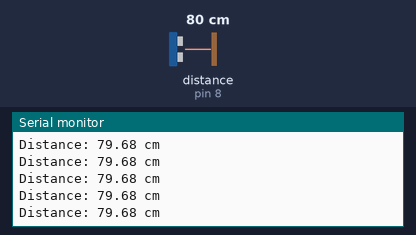
A sketch run on a simulated Arduino Uno, built with avr-gcc and run on an emulated ATmega328P. Shown: the last lines printed to the serial monitor. Wiring (inferred from the names in the program): ultrasonic range finder: trigger pin 9; echo pin 8. Inputs (shaded band) come from the test bench; at power-on: distance to the obstacle (sensor on pin 8) 80 cm. The echo pulse lasts 58.3 µs per cm.

Above: at 1.2 s.
1.3 s: distance to the obstacle (sensor on pin 8) set to 120 cm
At 1.49 s:
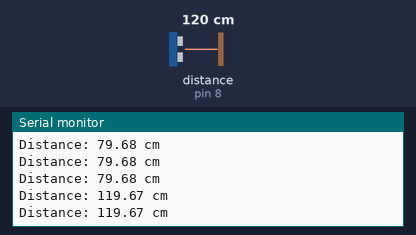
4.3 s: distance to the obstacle (sensor on pin 8) set to 35 cm
At 4.3 s:
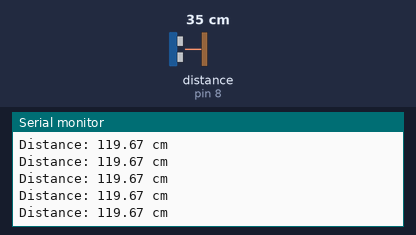
7.3 s: distance to the obstacle (sensor on pin 8) set to 250 cm
At 7.4 s:
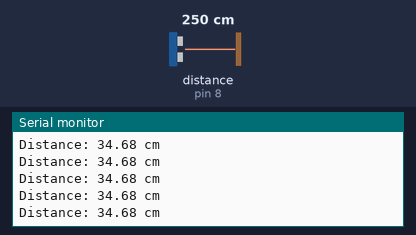
10.3 s: distance to the obstacle (sensor on pin 8) set to 35 cm
At 10.4 s:
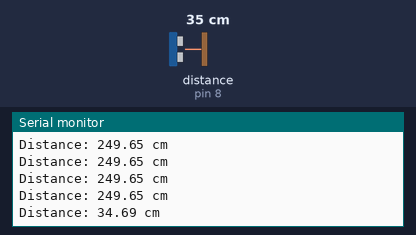
Timing chart, 0 to 13.3 s (numbered marks = the images above; inputs shaded):
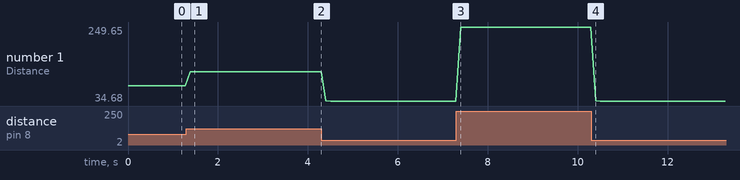

The sketch:

ultra_sensor.ino
```cpp
int trig = 9;
int echo = 8;
float distance = 0;

void setup() {
  Serial.begin(9600);

  pinMode(trig, OUTPUT);
  pinMode(echo, INPUT);
}

void loop() {

  // ------------------- Trigger the HC-SR04 Sensor -------------------
  // The ultrasonic sensor does NOT measure distance continuously.
  // We must send a trigger pulse to tell it to start a measurement.
  //
  // Step 1: Keep the TRIG pin LOW for 2 microseconds.
  // This stabilizes the sensor and ensures any previous trigger signal
  // has completely ended before starting a new measurement.
  digitalWrite(trig, LOW);
  delayMicroseconds(2);

  // Step 2: Make the TRIG pin HIGH for 10 microseconds.
  // A HIGH pulse of at least 10 µs tells the HC-SR04 to:
  //   1. Transmit 8 ultrasonic sound waves (40 kHz)
  //   2. Wait for those waves to bounce back from an object
  digitalWrite(trig, HIGH);
  delayMicroseconds(10);

  // Step 3: Bring the TRIG pin LOW again.
  // The trigger pulse is complete, and the sensor now starts
  // listening for the reflected ultrasonic wave.
  digitalWrite(trig, LOW);

  // Measure how long the ECHO pin stays HIGH.
  // The ECHO pin becomes HIGH when the sound is transmitted
  // and goes LOW after the reflected sound is received.
  // Therefore, 't' is the total travel time of the sound wave.
  long t = pulseIn(echo, HIGH);

  // Calculate the distance.
  // Speed of sound = 0.0343 cm per microsecond.
  //
  // Distance traveled by sound = Speed × Time
  //
  // Since the sound travels:
  //   Sensor ---> Object ---> Sensor
  //
  // the measured time represents a ROUND TRIP.
  // Therefore, divide by 2 to obtain the one-way distance.
  distance = (0.0343 * t) / 2;

  // Print the calculated distance
  Serial.print("Distance: ");
  Serial.print(distance);
  Serial.println(" cm");

  // Wait 100 ms before taking the next measurement
  delay(100);
}
```

Measured:
- after the input at 1.3 s, the serial monitor: prints a new line after 0.08 s (image 1)
- after the input at 10.3 s, the serial monitor: prints a new line after 0.10 s (image 4)
- plotted number 1: 79.68 → 119.67 after the input at 1.3 s, 119.67 → 34.68 after the input at 4.3 s, 34.68 → 249.65 after the input at 7.3 s, 249.65 → 34.68 after the input at 10.3 s
